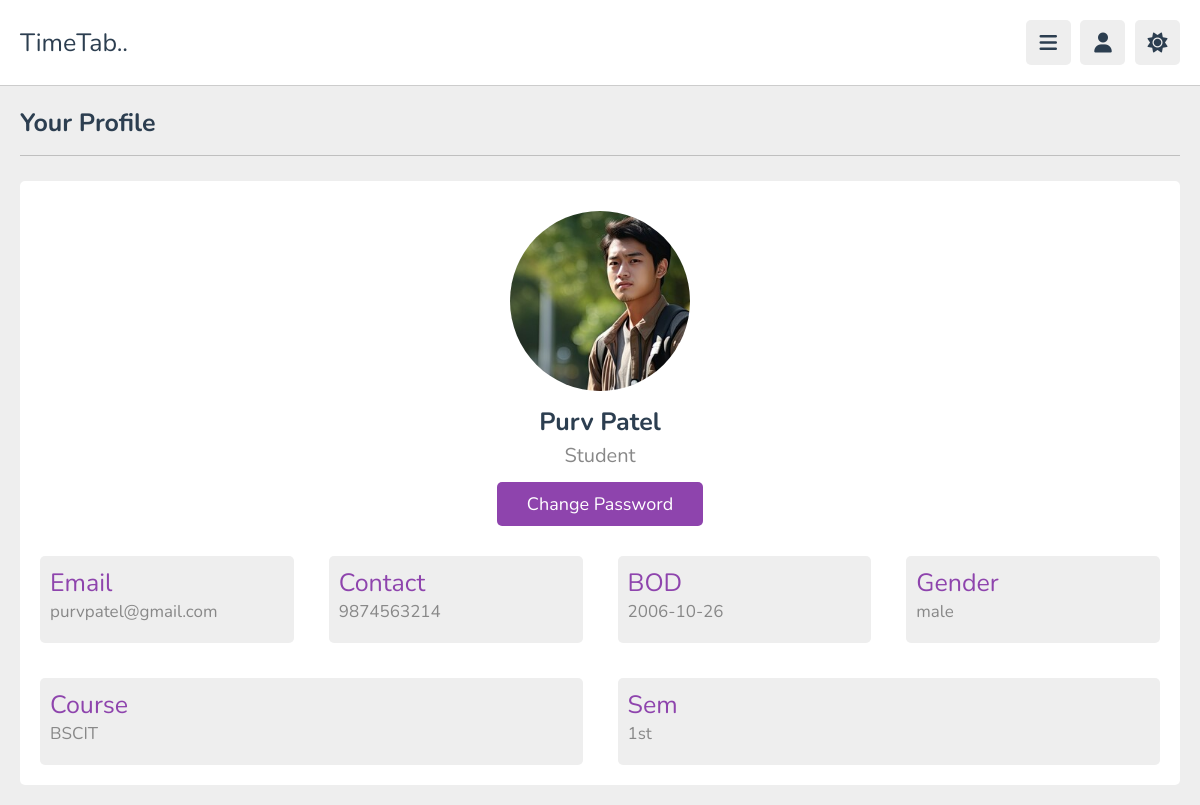
The page /student/view_profile.php (signed in) on the database its author committed.
### tables this page shows
CREATE TABLE `students` (
  `student_id` int(11) NOT NULL,
  `student_name` varchar(50) NOT NULL,
  `student_email` varchar(50) NOT NULL,
  `password` varchar(20) NOT NULL,
  `contact_no` varchar(12) NOT NULL,
  `course_id` int(11) NOT NULL,
  `sem_id` int(11) NOT NULL,
  `bod` date NOT NULL,
  `gender` varchar(10) NOT NULL,
  `image` varchar(200) NOT NULL
);

CREATE TABLE `courses` (
  `course_id` int(11) NOT NULL,
  `course_name` varchar(200) NOT NULL,
  `description` varchar(10000) NOT NULL
);

CREATE TABLE `semesters` (
  `sem_id` int(11) NOT NULL,
  `sem_name` varchar(20) NOT NULL,
  `course_id` int(11) NOT NULL
);

### student/view_profile.php (the view, shortened to what this page needs)
<?php
require ("../db_connect.php");
require ("header.php");
?>
<!DOCTYPE html>
<html lang="en">
<head>
    <link rel="stylesheet" href="https://cdnjs.cloudflare.com/ajax/libs/font-awesome/6.1.2/css/all.min.css">
    <link rel="stylesheet" href="../css/style.css">
</head>
<body>
    <section class="user-profile">
        <h1 class="heading">your profile</h1>
        <div class="info">
            <div class="user">
                <img src="../admin/upload/student/<?= $user_data['image']; ?>?v=<?php echo time(); ?>" class="image" alt="">
                <h3><?php echo ucwords($user_data['student_name']); ?></h3>
                <p>Student</p>
                <a href="update_password.php" class="inline-btn">Change Password</a>
            </div>
            <div class="box-container">
                <div class="box">
                    <div class="flex">
                        <div>
                            <span>Email</span>
                            <p><?php echo $user_data['student_email']; ?></p>
                        </div>
                    </div>
                </div>
                <div class="box">
                    <div class="flex">
                        <div>
                            <span>Contact</span>
                            <p><?php echo $user_data['contact_no']; ?></p>
                        </div>
                    </div>
                </div>
                <div class="box">
                    <div class="flex">
                        <div>
                            <span>BOD</span>
                            <p><?php echo $user_data['bod']; ?></p>
                        </div>
                    </div>
                </div>
                <div class="box">
                    <div class="flex">
                        <div>
                            <span>Gender</span>
                            <p><?php echo $user_data['gender']; ?></p>
                        </div>
                    </div>
                </div>
                <?php
                $course_id = $user_data['course_id'];
                $semester_id = $user_data['sem_id'];
                $course1 = mysqli_query($conn, "SELECT * FROM courses WHERE course_id='$course_id'");
                $course2 = mysqli_fetch_array($course1);
                $sem1 = mysqli_query($conn, "SELECT * FROM semesters WHERE sem_id='$semester_id'");
                $sem2 = mysqli_fetch_array($sem1);
                ?>
                <div class="box">
                    <div class="flex">
                        <div>
                            <span>Course</span>
                            <p><?php echo $course2['course_name']; ?></p>
                        </div>
                    </div>
                </div>
                <div class="box">
                    <div class="flex">
                        <div>
                            <span>Sem</span>
                            <p><?php echo $sem2['sem_name']; ?></p>
                        </div>
                    </div>
                </div>
            </div>
        </div>
    </section>
</body>
</html>

### css/style.css (style rules this page uses)
:root { --main-color: #8e44ad; --red: #e74c3c; --orange: #f39c12; --light-color: #888; --light-bg: #eee; --black: #2c3e50; --white: #fff; --border: .1rem solid rgba(0, 0, 0, .2); }
* { font-family: 'Nunito', sans-serif; margin: 0; padding: 0; box-sizing: border-box; outline: none; border: none; text-decoration: none; }
html { font-size: 62.5%; overflow-x: hidden; }
body { background-color: var(--light-bg); padding-left: 30rem; }
section { padding: 2rem; margin: 0 auto; max-width: 1200px; }
.heading { font-size: 2.5rem; color: var(--black); margin-bottom: 2.5rem; border-bottom: var(--border); padding-bottom: 1.5rem; text-transform: capitalize; }
.inline-btn, .inline-option-btn, .inline-delete-btn, .btn, .delete-btn, .option-btn { border-radius: .5rem; color: #fff; font-size: 1.8rem; cursor: pointer; text-transform: capitalize; padding: 1rem 3rem; text-align: center; margin-top: 1rem; }
.inline-btn, .inline-option-btn, .inline-delete-btn { display: inline-block; }
.btn, .inline-btn { background-color: var(--main-color); }
.user-profile .info { background-color: var(--white); border-radius: .5rem; padding: 2rem; }
.user-profile .info .user { text-align: center; margin-bottom: 2rem; padding: 1rem; }
.user-profile .info .user img { height: 18rem; width: 18rem; border-radius: 50%; object-fit: cover; margin-bottom: 1rem; }
.user-profile .info .user h3 { font-size: 2.5rem; color: var(--black); }
.user-profile .info .user p { font-size: 2rem; color: var(--light-color); padding: .3rem 0; }
.user-profile .info .box-container { display: flex; flex-wrap: wrap; gap: 3.5rem; }
.user-profile .info .box-container .box { background-color: var(--light-bg); border-radius: .5rem; padding: 1rem; flex: 1 1 25rem; }
.user-profile .info .box-container .box .flex { display: flex; align-items: center; gap: 2rem; margin-bottom: 1rem; }
.user-profile .info .box-container .box .flex span { font-size: 2.5rem; color: var(--main-color); }
.user-profile .info .box-container .box .flex p { color: var(--light-color); font-size: 1.7rem; }
@media (max-width:1200px) { body { padding-left: 0; } }

### rows shown on the page
students: image (picture), student_name "Purv Patel", student_email "purvpatel@gmail.com", contact_no "9874563214", bod "2006-10-26", gender "male"
courses: course_name "BSCIT"
semesters: sem_name "1st"
